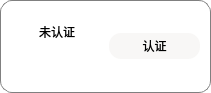
  <widget class="QGroupBox" name="authenicateGroup">
   <property name="geometry">
    <rect>
     <x>20</x>
     <y>120</y>
     <width>211</width>
     <height>93</height>
    </rect>
   </property>
   <property name="maximumSize">
    <size>
     <width>16777215</width>
     <height>93</height>
    </size>
   </property>
   <property name="styleSheet">
    <string notr="true">QGroupBox{
background-color: rgba(255, 255, 255, 200);
border-radius:12px;
border: 1px solid gray;
}</string>
   </property>
   <layout class="QHBoxLayout" name="horizontalLayout_4">
    <property name="leftMargin">
     <number>10</number>
    </property>
    <property name="topMargin">
     <number>10</number>
    </property>
    <property name="rightMargin">
     <number>10</number>
    </property>
    <property name="bottomMargin">
     <number>10</number>
    </property>
    <item>
     <widget class="QGroupBox" name="connectStatus">
      <property name="sizePolicy">
       <sizepolicy hsizetype="Preferred" vsizetype="Preferred">
        <horstretch>0</horstretch>
        <verstretch>0</verstretch>
       </sizepolicy>
      </property>
      <property name="styleSheet">
       <string notr="true">QGroupBox{
background-color: rgba(255, 255, 255, 0);
border-radius:12px;
border: 0px;
}</string>
      </property>
      <layout class="QVBoxLayout" name="verticalLayout">
       <property name="leftMargin">
        <number>8</number>
       </property>
       <property name="topMargin">
        <number>8</number>
       </property>
       <property name="rightMargin">
        <number>8</number>
       </property>
       <property name="bottomMargin">
        <number>8</number>
       </property>
       <item>
        <widget class="QLabel" name="authenicateOffer">
         <property name="styleSheet">
          <string notr="true">QLabel{
font-size: 12px;
}</string>
         </property>
         <property name="text">
          <string>未认证</string>
         </property>
         <property name="textFormat">
          <enum>Qt::AutoText</enum>
         </property>
         <property name="alignment">
          <set>Qt::AlignCenter</set>
         </property>
        </widget>
       </item>
       <item>
        <widget class="QLabel" name="permissionInfo">
         <property name="styleSheet">
          <string notr="true">QLabel{
font-size: 12px;
}</string>
         </property>
         <property name="text">
          <string/>
         </property>
         <property name="textFormat">
          <enum>Qt::AutoText</enum>
         </property>
         <property name="alignment">
          <set>Qt::AlignCenter</set>
         </property>
        </widget>
       </item>
      </layout>
     </widget>
    </item>
    <item>
     <widget class="QPushButton" name="permissionCheck">
      <property name="sizePolicy">
       <sizepolicy hsizetype="Minimum" vsizetype="Fixed">
        <horstretch>0</horstretch>
        <verstretch>0</verstretch>
       </sizepolicy>
      </property>
      <property name="maximumSize">
       <size>
        <width>128</width>
        <height>16777215</height>
       </size>
      </property>
      <property name="palette">
       <palette>
        <active>
         <colorrole role="WindowText">
          <brush brushstyle="SolidPattern">
           <color alpha="255">
            <red>0</red>
            <green>0</green>
            <blue>0</blue>
           </color>
          </brush>
         </colorrole>
         <colorrole role="Button">
          <brush brushstyle="SolidPattern">
           <color alpha="200">
            <red>246</red>
            <green>245</green>
            <blue>244</blue>
           </color>
          </brush>
         </colorrole>
         <colorrole role="Light">
          <brush brushstyle="SolidPattern">
           <color alpha="255">
            <red>255</red>
            <green>255</green>
            <blue>255</blue>
           </color>
          </brush>
         </colorrole>
         <colorrole role="Midlight">
          <brush brushstyle="SolidPattern">
           <color alpha="255">
            <red>255</red>
            <green>255</green>
            <blue>255</blue>
           </color>
          </brush>
         </colorrole>
         <colorrole role="Dark">
          <brush brushstyle="SolidPattern">
           <color alpha="255">
            <red>127</red>
            <green>127</green>
            <blue>127</blue>
           </color>
          </brush>
         </colorrole>
         <colorrole role="Mid">
          <brush brushstyle="SolidPattern">
           <color alpha="255">
            <red>170</red>
            <green>170</green>
            <blue>170</blue>
           </color>
          </brush>
         </colorrole>
         <colorrole role="Text">
          <brush brushstyle="SolidPattern">
           <color alpha="255">
            <red>0</red>
            <green>0</green>
            <blue>0</blue>
           </color>
          </brush>
         </colorrole>
         <colorrole role="BrightText">
          <brush brushstyle="SolidPattern">
           <color alpha="255">
            <red>255</red>
            <green>255</green>
            <blue>255</blue>
           </color>
          </brush>
         </colorrole>
         <colorrole role="ButtonText">
          <brush brushstyle="SolidPattern">
           <color alpha="255">
            <red>0</red>
            <green>0</green>
            <blue>0</blue>
           </color>
          </brush>
         </colorrole>
         <colorrole role="Base">
          <brush brushstyle="SolidPattern">
           <color alpha="200">
            <red>246</red>
            <green>245</green>
            <blue>244</blue>
           </color>
          </brush>
         </colorrole>
         <colorrole role="Window">
          <brush brushstyle="SolidPattern">
           <color alpha="200">
            <red>246</red>
            <green>245</green>
            <blue>244</blue>
           </color>
          </brush>
         </colorrole>
         <colorrole role="Shadow">
          <brush brushstyle="SolidPattern">
           <color alpha="255">
            <red>0</red>
            <green>0</green>
            <blue>0</blue>
           </color>
          </brush>
         </colorrole>
         <colorrole role="AlternateBase">
          <brush brushstyle="SolidPattern">
           <color alpha="255">
            <red>255</red>
            <green>255</green>
            <blue>255</blue>
           </color>
          </brush>
         </colorrole>
         <colorrole role="ToolTipBase">
          <brush brushstyle="SolidPattern">
           <color alpha="255">
            <red>255</red>
            <green>255</green>
            <blue>220</blue>
           </color>
          </brush>
         </colorrole>
         <colorrole role="ToolTipText">
          <brush brushstyle="SolidPattern">
           <color alpha="255">
            <red>0</red>
            <green>0</green>
            <blue>0</blue>
           </color>
          </brush>
         </colorrole>
         <colorrole role="PlaceholderText">
          <brush brushstyle="SolidPattern">
           <color alpha="127">
            <red>0</red>
            <green>0</green>
            <blue>0</blue>
           </color>
          </brush>
         </colorrole>
        </active>
        <inactive>
         <colorrole role="WindowText">
          <brush brushstyle="SolidPattern">
           <color alpha="255">
            <red>0</red>
            <green>0</green>
            <blue>0</blue>
           </color>
          </brush>
         </colorrole>
         <colorrole role="Button">
          <brush brushstyle="SolidPattern">
           <color alpha="200">
            <red>246</red>
            <green>245</green>
            <blue>244</blue>
           </color>
          </brush>
         </colorrole>
         <colorrole role="Light">
          <brush brushstyle="SolidPattern">
           <color alpha="255">
            <red>255</red>
            <green>255</green>
            <blue>255</blue>
           </color>
          </brush>
         </colorrole>
         <colorrole role="Midlight">
          <brush brushstyle="SolidPattern">
           <color alpha="255">
            <red>202</red>
            <green>202</green>
            <blue>202</blue>
           </color>
          </brush>
         </colorrole>
         <colorrole role="Dark">
          <brush brushstyle="SolidPattern">
           <color alpha="255">
            <red>159</red>
            <green>159</green>
            <blue>159</blue>
           </color>
          </brush>
         </colorrole>
         <colorrole role="Mid">
          <brush brushstyle="SolidPattern">
           <color alpha="255">
            <red>184</red>
            <green>184</green>
            <blue>184</blue>
           </color>
          </brush>
         </colorrole>
         <colorrole role="Text">
          <brush brushstyle="SolidPattern">
           <color alpha="255">
            <red>0</red>
            <green>0</green>
            <blue>0</blue>
           </color>
          </brush>
         </colorrole>
         <colorrole role="BrightText">
          <brush brushstyle="SolidPattern">
           <color alpha="255">
            <red>255</red>
            <green>255</green>
            <blue>255</blue>
           </color>
          </brush>
         </colorrole>
         <colorrole role="ButtonText">
          <brush brushstyle="SolidPattern">
           <color alpha="255">
            <red>0</red>
            <green>0</green>
            <blue>0</blue>
           </color>
          </brush>
         </colorrole>
         <colorrole role="Base">
          <brush brushstyle="SolidPattern">
           <color alpha="200">
            <red>246</red>
            <green>245</green>
            <blue>244</blue>
           </color>
          </brush>
         </colorrole>
         <colorrole role="Window">
          <brush brushstyle="SolidPattern">
           <color alpha="200">
            <red>246</red>
            <green>245</green>
            <blue>244</blue>
           </color>
          </brush>
         </colorrole>
         <colorrole role="Shadow">
          <brush brushstyle="SolidPattern">
           <color alpha="255">
            <red>118</red>
            <green>118</green>
            <blue>118</blue>
           </color>
          </brush>
         </colorrole>
         <colorrole role="AlternateBase">
          <brush brushstyle="SolidPattern">
           <color alpha="255">
            <red>247</red>
            <green>247</green>
            <blue>247</blue>
           </color>
          </brush>
         </colorrole>
         <colorrole role="ToolTipBase">
          <brush brushstyle="SolidPattern">
           <color alpha="255">
            <red>255</red>
            <green>255</green>
            <blue>220</blue>
           </color>
          </brush>
         </colorrole>
         <colorrole role="ToolTipText">
          <brush brushstyle="SolidPattern">
           <color alpha="255">
            <red>0</red>
            <green>0</green>
            <blue>0</blue>
           </color>
          </brush>
         </colorrole>
         <colorrole role="PlaceholderText">
          <brush brushstyle="SolidPattern">
           <color alpha="128">
            <red>0</red>
            <green>0</green>
            <blue>0</blue>
           </color>
          </brush>
         </colorrole>
        </inactive>
        <disabled>
         <colorrole role="WindowText">
          <brush brushstyle="SolidPattern">
           <color alpha="255">
            <red>127</red>
            <green>127</green>
            <blue>127</blue>
           </color>
          </brush>
         </colorrole>
         <colorrole role="Button">
          <brush brushstyle="SolidPattern">
           <color alpha="200">
            <red>246</red>
            <green>245</green>
            <blue>244</blue>
           </color>
          </brush>
         </colorrole>
         <colorrole role="Light">
          <brush brushstyle="SolidPattern">
           <color alpha="255">
            <red>255</red>
            <green>255</green>
            <blue>255</blue>
           </color>
          </brush>
         </colorrole>
         <colorrole role="Midlight">
          <brush brushstyle="SolidPattern">
           <color alpha="255">
            <red>255</red>
            <green>255</green>
            <blue>255</blue>
           </color>
          </brush>
         </colorrole>
         <colorrole role="Dark">
          <brush brushstyle="SolidPattern">
           <color alpha="255">
            <red>127</red>
            <green>127</green>
            <blue>127</blue>
           </color>
          </brush>
         </colorrole>
         <colorrole role="Mid">
          <brush brushstyle="SolidPattern">
           <color alpha="255">
            <red>170</red>
            <green>170</green>
            <blue>170</blue>
           </color>
          </brush>
         </colorrole>
         <colorrole role="Text">
          <brush brushstyle="SolidPattern">
           <color alpha="255">
            <red>127</red>
            <green>127</green>
            <blue>127</blue>
           </color>
          </brush>
         </colorrole>
         <colorrole role="BrightText">
          <brush brushstyle="SolidPattern">
           <color alpha="255">
            <red>255</red>
            <green>255</green>
            <blue>255</blue>
           </color>
          </brush>
         </colorrole>
         <colorrole role="ButtonText">
          <brush brushstyle="SolidPattern">
           <color alpha="255">
            <red>127</red>
            <green>127</green>
            <blue>127</blue>
           </color>
          </brush>
         </colorrole>
         <colorrole role="Base">
          <brush brushstyle="SolidPattern">
           <color alpha="200">
            <red>246</red>
            <green>245</green>
            <blue>244</blue>
           </color>
          </brush>
         </colorrole>
         <colorrole role="Window">
          <brush brushstyle="SolidPattern">
           <color alpha="200">
            <red>246</red>
            <green>245</green>
            <blue>244</blue>
           </color>
          </brush>
         </colorrole>
         <colorrole role="Shadow">
          <brush brushstyle="SolidPattern">
           <color alpha="255">
            <red>177</red>
            <green>177</green>
            <blue>177</blue>
           </color>
          </brush>
         </colorrole>
         <colorrole role="AlternateBase">
          <brush brushstyle="SolidPattern">
           <color alpha="255">
            <red>247</red>
            <green>247</green>
            <blue>247</blue>
           </color>
          </brush>
         </colorrole>
         <colorrole role="ToolTipBase">
          <brush brushstyle="SolidPattern">
           <color alpha="255">
            <red>255</red>
            <green>255</green>
            <blue>220</blue>
           </color>
          </brush>
         </colorrole>
         <colorrole role="ToolTipText">
          <brush brushstyle="SolidPattern">
           <color alpha="255">
            <red>0</red>
            <green>0</green>
            <blue>0</blue>
           </color>
          </brush>
         </colorrole>
         <colorrole role="PlaceholderText">
          <brush brushstyle="SolidPattern">
           <color alpha="128">
            <red>0</red>
            <green>0</green>
            <blue>0</blue>
           </color>
          </brush>
         </colorrole>
        </disabled>
       </palette>
      </property>
      <property name="mouseTracking">
       <bool>true</bool>
      </property>
      <property name="styleSheet">
       <string notr="true">QPushButton{
background-color: rgba(246, 245, 244, 200);
border-radius:12px;
padding:4px 4px;
font-size:12px;
border-style: outset;}

QPushButton:hover{
background-color:rgba(222, 221, 218, 200); 
color: black;}

QPushButton:pressed{
background-color:rgba(192, 191, 188, 200);
border-style: inset;}
</string>
      </property>
      <property name="text">
       <string>认证</string>
      </property>
      <property name="checkable">
       <bool>false</bool>
      </property>
      <property name="default">
       <bool>false</bool>
      </property>
      <property name="flat">
       <bool>false</bool>
      </property>
     </widget>
    </item>
   </layout>
  </widget>
